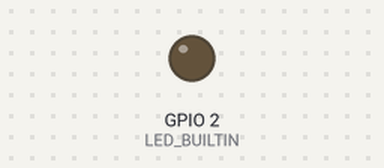
Simulated run of this sketch. Board: ESP32. Shown: output pins drawn as LEDs (lit = HIGH). WiFi joins after 1.5 s; servers stay silent unless stated; what the sketch prints to the serial monitor is not drawn.

Above: at 3.0 s.
At 5.5 s:
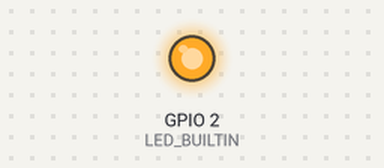
Timing chart, 0 to 8.4 s (numbered marks = the images above):
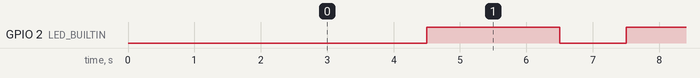

Measured:
- by itself, GPIO 2 (LED_BUILTIN): alternates HIGH for 2.0 s and LOW for 1.0 s

The sketch:

ESP32-UDPsender.ino
```cpp
/*
 * sends a packet to esp32-udpreceiver
 *
 */
#include <WiFi.h>
#include <WiFiUdp.h>

const char* ssid     = "modlab1";
const char* password = "ESAP2017";

WiFiUDP UDPTestServer;
unsigned int udpTargetPort=2808;
const int UDP_PACKET_SIZE = 48;
char udpBuffer[UDP_PACKET_SIZE];
IPAddress ipTarget(192, 168, 1, 98); // change to your target esp32 IP ADDRESS
IPAddress ipLocal(192, 168, 1, 99);  // change to your local esp32 IP ADDRESS

void setup() {
  Serial.begin(115200);
  pinMode(LED_BUILTIN,OUTPUT);
  Serial.print("Connecting to ");  Serial.println(ssid);

  WiFi.config(ipLocal, IPAddress(192, 168, 1, 1), IPAddress(255, 255, 255, 0));
  WiFi.begin(ssid, password);

  UDPTestServer.begin(udpTargetPort); // strange bug needs to come after WiFi.begin but before connect

  while(WiFi.status()!=WL_CONNECTED){
    delay(500);
    Serial.print(".");
  }
  Serial.println("WiFi connected as "); Serial.print(WiFi.localIP());
}

// send udp packets periodically
void loop() {
  delay (2000);
  digitalWrite(LED_BUILTIN, LOW); // debugging LED pulses
  delay (1000);
  digitalWrite(LED_BUILTIN, HIGH);
  fncUdpSend();
}

void fncUdpSend()
{
  strcpy(udpBuffer, "hello testing message"); // send anything upto 48 char

  UDPTestServer.beginPacket(ipTarget, udpTargetPort);
  UDPTestServer.printf("%s",udpBuffer);
  UDPTestServer.endPacket();
  // Serial.println(udpBuffer);
}
```
